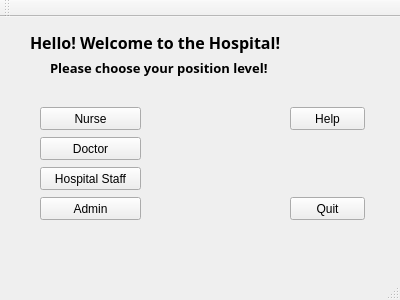
<?xml version="1.0" encoding="UTF-8"?>
<ui version="4.0">
 <class>MainWindow</class>
 <widget class="QMainWindow" name="MainWindow">
  <property name="geometry">
   <rect>
    <x>0</x>
    <y>0</y>
    <width>400</width>
    <height>300</height>
   </rect>
  </property>
  <property name="windowTitle">
   <string>MainWindow</string>
  </property>
  <widget class="QWidget" name="centralWidget">
   <widget class="QLabel" name="label">
    <property name="geometry">
     <rect>
      <x>30</x>
      <y>10</y>
      <width>281</width>
      <height>31</height>
     </rect>
    </property>
    <property name="font">
     <font>
      <family>Rockwell</family>
      <pointsize>12</pointsize>
      <weight>75</weight>
      <bold>true</bold>
     </font>
    </property>
    <property name="text">
     <string>Hello! Welcome to the Hospital! </string>
    </property>
   </widget>
   <widget class="QLabel" name="label_2">
    <property name="geometry">
     <rect>
      <x>50</x>
      <y>40</y>
      <width>241</width>
      <height>21</height>
     </rect>
    </property>
    <property name="font">
     <font>
      <family>Rockwell</family>
      <pointsize>10</pointsize>
      <weight>75</weight>
      <bold>true</bold>
     </font>
    </property>
    <property name="text">
     <string>Please choose your position level!</string>
    </property>
   </widget>
   <widget class="QPushButton" name="NurseButton">
    <property name="geometry">
     <rect>
      <x>40</x>
      <y>90</y>
      <width>101</width>
      <height>23</height>
     </rect>
    </property>
    <property name="text">
     <string>Nurse</string>
    </property>
   </widget>
   <widget class="QPushButton" name="DoctorButton">
    <property name="geometry">
     <rect>
      <x>40</x>
      <y>120</y>
      <width>101</width>
      <height>23</height>
     </rect>
    </property>
    <property name="text">
     <string>Doctor</string>
    </property>
   </widget>
   <widget class="QPushButton" name="AdminButton">
    <property name="geometry">
     <rect>
      <x>40</x>
      <y>180</y>
      <width>101</width>
      <height>23</height>
     </rect>
    </property>
    <property name="text">
     <string>Admin</string>
    </property>
   </widget>
   <widget class="QPushButton" name="HospitalStaffButton">
    <property name="geometry">
     <rect>
      <x>40</x>
      <y>150</y>
      <width>101</width>
      <height>23</height>
     </rect>
    </property>
    <property name="text">
     <string>Hospital Staff</string>
    </property>
   </widget>
   <widget class="QPushButton" name="HelpButton">
    <property name="geometry">
     <rect>
      <x>290</x>
      <y>90</y>
      <width>75</width>
      <height>23</height>
     </rect>
    </property>
    <property name="text">
     <string>Help</string>
    </property>
   </widget>
   <widget class="QPushButton" name="QuitButton">
    <property name="geometry">
     <rect>
      <x>290</x>
      <y>180</y>
      <width>75</width>
      <height>23</height>
     </rect>
    </property>
    <property name="text">
     <string>Quit</string>
    </property>
   </widget>
  </widget>
  <widget class="QMenuBar" name="menuBar">
   <property name="geometry">
    <rect>
     <x>0</x>
     <y>0</y>
     <width>400</width>
     <height>21</height>
    </rect>
   </property>
  </widget>
  <widget class="QToolBar" name="mainToolBar">
   <attribute name="toolBarArea">
    <enum>TopToolBarArea</enum>
   </attribute>
   <attribute name="toolBarBreak">
    <bool>false</bool>
   </attribute>
  </widget>
  <widget class="QStatusBar" name="statusBar"/>
 </widget>
 <layoutdefault spacing="6" margin="11"/>
 <resources/>
 <connections/>
</ui>
